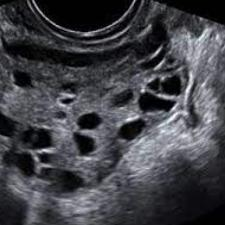
#> input picture backend/dataset/test/sop/Image_106.jpg, 225 x 225 px, found by its file name
$ python preprocesar_imagenes.py
#> lines starting #> are read from the running program, lines starting #| are printed output that depends on the picture
import os
import cv2
import numpy as np

def aplicar_preprocesamiento_imagen(ruta_origen, ruta_destino, target_size=(224, 224)):
    """
    Aplica técnicas de preprocesamiento avanzado a una ecografía ovárica:
    1. Redimensionamiento a 224x224 px.
    2. Conversión a escala de grises.
    3. Reducción de ruido Speckle mediante Filtro Bilateral (preserva bordes foliculares).
    4. Realce de contraste adaptativo (CLAHE - Contrast Limited Adaptive Histogram Equalization).
    5. Normalización de intensidad (0 a 255 uint8).
    """
#> called with target_size = (224, 224)
    img = cv2.imread(ruta_origen)
#> img is the input picture: shape (225, 225, 3); mean B, G, R 71.9, 66.3, 65.8
    if img is None:
        return False

    # Convertir a escala de grises si tiene 3 canales
    if len(img.shape) == 3 and img.shape[2] == 3:
        gris = cv2.cvtColor(img, cv2.COLOR_BGR2GRAY)
    else:
        gris = img

    # 1. Redimensionamiento
    gris_resized = cv2.resize(gris, target_size, interpolation=cv2.INTER_AREA)
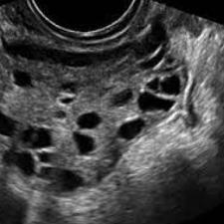
#> gris_resized: shape (224, 224); min 0, max 245, mean 66.7

    # 2. Reducción de ruido speckle (Filtro Bilateral: d=5, sigmaColor=75, sigmaSpace=75)
    # A diferencia del desenfoque gaussiano, preserva los bordes nítidos de los folículos
    denoised = cv2.bilateralFilter(gris_resized, d=5, sigmaColor=75, sigmaSpace=75)

    # 3. Realce de contraste adaptativo (CLAHE)
    clahe = cv2.createCLAHE(clipLimit=2.0, tileGridSize=(8, 8))
    enhanced = clahe.apply(denoised)
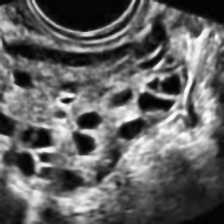
#> enhanced: shape (224, 224); min 1, max 254, mean 98.6

    # Reconvertir a 3 canales RGB (exigido por EfficientNet-B0)
    img_final = cv2.cvtColor(enhanced, cv2.COLOR_GRAY2BGR)

    # Guardar en destino
    os.makedirs(os.path.dirname(ruta_destino), exist_ok=True)
    cv2.imwrite(ruta_destino, img_final)
    return True

def preprocesar_dataset_imagenes_completo():
    """
    Procesa el conjunto de datos de entrenamiento/validación/prueba de EfficientNet al 70%.
    """
    script_dir = os.path.dirname(os.path.abspath(__file__))
    eff_dir = os.path.dirname(script_dir)
    backend_dir = os.path.abspath(os.path.join(eff_dir, "..", ".."))

    # Origen del dataset original o dataset dividido (con soporte para .env o rutas relativas)
    env_dataset = os.getenv("DATASET_DIR")
    if env_dataset and os.path.exists(env_dataset):
        origen_dir = os.path.abspath(env_dataset)
    elif os.path.exists(os.path.join(eff_dir, "dataset")):
        origen_dir = os.path.join(eff_dir, "dataset")
    else:
        origen_dir = os.path.join(backend_dir, "dataset")

    destino_dir = os.path.join(eff_dir, "dataset_procesado")

    print(f"[INFO] Iniciando preprocesamiento avanzado de imágenes (EfficientNet)...")

    print(f" Origen:  {origen_dir}")
    print(f" Destino: {destino_dir}")

    total_procesadas = 0
    splits = ["train", "val", "test"]
    clases = ["sop", "normal"]

    for split in splits:
        for clase in clases:
            dir_clase = os.path.join(origen_dir, split, clase)
            if not os.path.exists(dir_clase):
                continue

            archivos = [f for f in os.listdir(dir_clase) if f.lower().endswith(('.png', '.jpg', '.jpeg'))]
            # Muestra de hasta 100 por categoría para demostración rápida de 70%
            archivos_muestra = archivos[:100]

            for archivo in archivos_muestra:
                src_path = os.path.join(dir_clase, archivo)
                dst_path = os.path.join(destino_dir, split, clase, archivo)
                if aplicar_preprocesamiento_imagen(src_path, dst_path):
                    total_procesadas += 1

    print(f"[EXITO] Preprocesamiento de imágenes (70% Tarea 2) finalizado. Total procesadas: {total_procesadas}")

if __name__ == '__main__':
    preprocesar_dataset_imagenes_completo()
